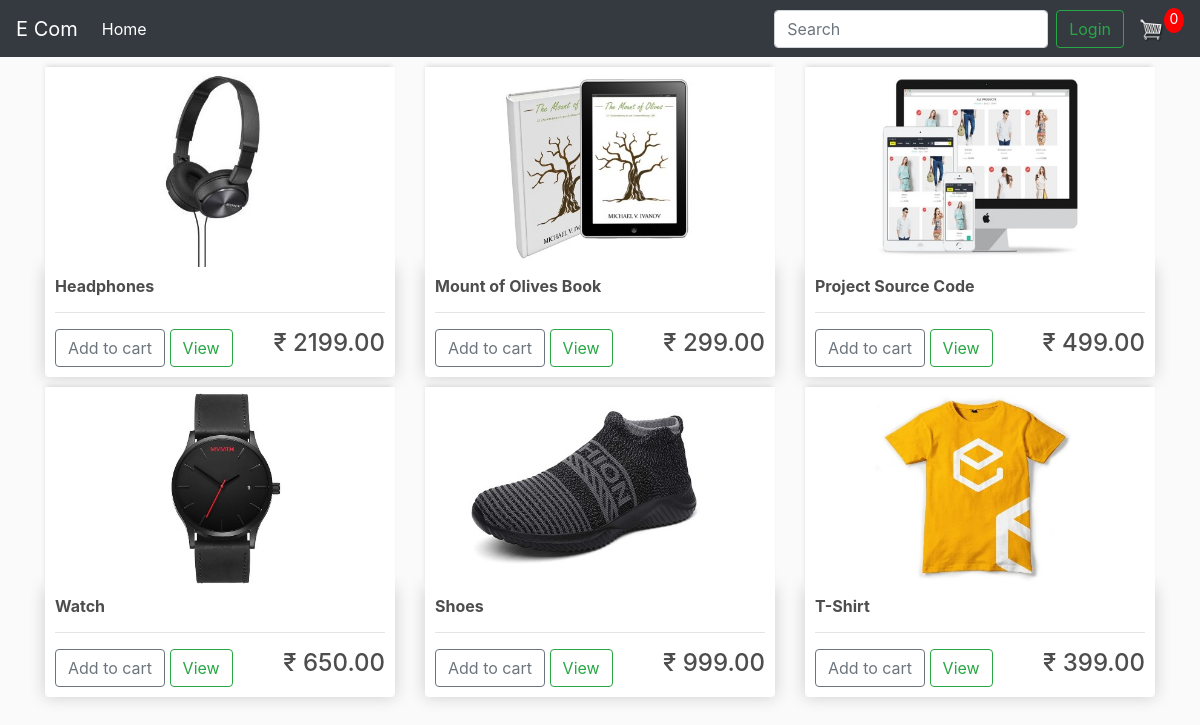
The page / on the database its author committed.
### store/models.py (models this page shows, shortened)
class Product(models.Model):
    name = models.CharField(max_length=255)
    price = models.FloatField()
    digital = models.BooleanField(default=False, null=True, blank=True)
    image = models.ImageField(null=True, blank=True)
    @property
    def imageURL(self):
        try:
            url = self.image.url
        except:
            url = '/media/placeholder.png'
        return url

### store/views.py (the view)
# urls.py: path('', include('store.urls')),
def store(request):
    if request.user.is_authenticated:
        customer = request.user.customer
        order, created = Order.objects.get_or_create(customer=customer, complete=False)
        items = order.orderitem_set.all()
        cartItems = order.get_cart_items
    else:
        items = []
        order = {'get_cart_total':0, 'get_cart_items':0}
        cartItems = order['get_cart_items']
    products = Product.objects.all()
    context = {'products': products, 'cartItems':cartItems, 'shipping':False}
    return render(request, 'store/store.html', context)

### templates/store/store.html
{% extends 'base.html' %}
{% load static %}
{% block content %}
<div class="row">
    {% for product in products %}
    <div class="col-lg-4">
        <img class="thumbnail" src={{ product.imageURL }} alt="placeholder">
        <div class="box-element product">
            <h6>
                <strong>{{ product.name }}</strong>
            </h6>
            <hr>
            <button data-product={{product.id}} data-action="add" class="btn btn-outline-secondary add-btn update-cart">Add to cart</button>
            <a class="btn btn-outline-success" href="#">View</a>
            <h4 class="store-price">&#x20B9; {{ product.price|floatformat:2 }}</h4>
        </div>
    </div>
    {% endfor %}
</div>
{% endblock content %}

### static/css/main.css (style rules this page uses)
body { background-color: hsl(0, 0%, 98%); }
h1,h2,h3,h4,h5,h6 { color:hsl(0, 0%, 30%); }
.store-price { display: inline-block; float: right; }
.box-element { box-shadow:hsl(0, 0%, 80%) 0 0 16px; background-color: #fff; border-radius: 4px; padding: 10px; }
.thumbnail { width: 100%; height: 200px; -webkit-box-shadow: -1px -3px 5px -2px rgba(214,214,214,1); -moz-box-shadow: -1px -3px 5px -2px rgba(214,214,214,1); box-shadow: -1px -3px 5px -2px rgba(214,214,214,1); }
.product { border-radius: 0 0 4px 4px; }
.col-lg-4, .col-lg-6, .col-lg-8, .col-lg-12 { margin-top: 10px; }

### rows shown on the page
Product: imageURL (picture), name "Headphones", price "2199.00"
Product: imageURL (picture), name "Mount of Olives Book", price "299.00"
Product: imageURL (picture), name "Project Source Code", price "499.00"
Product: imageURL (picture), name "Watch", price "650.00"
Product: imageURL (picture), name "Shoes", price "999.00"
Product: imageURL (picture), name "T-Shirt", price "399.00"

### other values the page prints
{{ cartItems }} "0"
